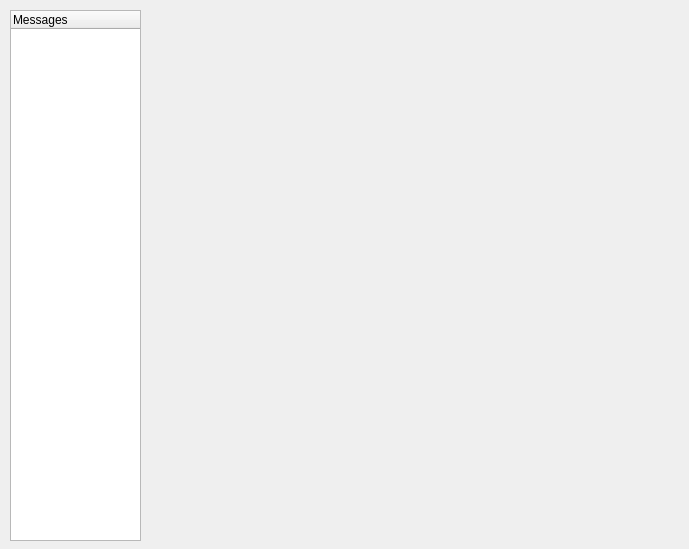
<ui version="4.0" >
 <class>SerialComMsgViewerClass</class>
 <widget class="QWidget" name="SerialComMsgViewerClass" >
  <property name="geometry" >
   <rect>
    <x>0</x>
    <y>0</y>
    <width>689</width>
    <height>549</height>
   </rect>
  </property>
  <property name="windowTitle" >
   <string>Form</string>
  </property>
  <widget class="QStackedWidget" name="mainStackedWidget" >
   <property name="geometry" >
    <rect>
     <x>150</x>
     <y>10</y>
     <width>531</width>
     <height>521</height>
    </rect>
   </property>
   <property name="currentIndex" >
    <number>-1</number>
   </property>
  </widget>
  <widget class="QTreeWidget" name="messageTreeWidget" >
   <property name="geometry" >
    <rect>
     <x>10</x>
     <y>10</y>
     <width>131</width>
     <height>531</height>
    </rect>
   </property>
   <property name="accessibleName" >
    <string/>
   </property>
   <column>
    <property name="text" >
     <string>Messages</string>
    </property>
   </column>
  </widget>
 </widget>
 <resources/>
 <connections/>
</ui>
